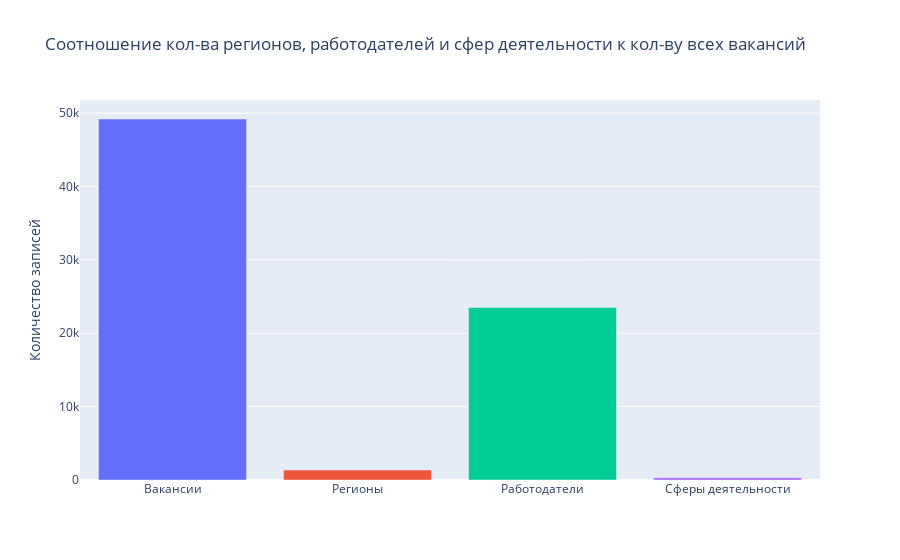

Notebook cell for this chart:
### Markdown cell above
### Выводы по предварительному анализу данных
В целом, предварительный анализ указывает на наличие множества вакансий, разнообразных работодателей,
географических областей и сфер деятельности. Работодателей практически в 2 раза меньше, чем
вакансий. Это говорит о том, что средний работодатель публикует не больше 2 вакансий, либо большое количество
работодателей не имеют вообще опубликованных вакансий. Это следует выяснить в дальнейшем анализе.

### Code cell
answers_list = [answer_3_1.cnt, answer_3_3_1.cnt, answer_3_2.cnt, answer_3_4.cnt]

x = [int(item) for item in answers_list]

fig = px.bar(
    x,
    labels={'value': 'Количество записей'},
    title='Соотношение кол-ва регионов, работодателей и сфер деятельности к кол-ву всех вакансий',
    color=[str(x) for x in range(0, 4)]
)

fig.update_layout(
    showlegend=False,
    xaxis=dict(
        tickmode='array',
        tickvals=list(range(len(answers_list))),
        ticktext=['Вакансии', 'Регионы', 'Работодатели', 'Сферы деятельности'],
        title=''
    )
)

fig.show()

### Figure 1 — Plotly figure (JSON) as saved in the notebook; plotly's stock layout.template omitted (floating-point values rounded to 4 significant figures)
{"data": [{"alignmentgroup": "True", "hovertemplate": "color=0<br>index=%{x}<br>Количество записей=%{y}<extra></extra>", "legendgroup": "0", "marker": {"color": "#636efa", "pattern": {"shape": ""}}, "name": "0", "offsetgroup": "0", "orientation": "v", "showlegend": true, "textposition": "auto", "type": "bar", "x": [0], "xaxis": "x", "y": [49197], "yaxis": "y"}, {"alignmentgroup": "True", "hovertemplate": "color=1<br>index=%{x}<br>Количество записей=%{y}<extra></extra>", "legendgroup": "1", "marker": {"color": "#EF553B", "pattern": {"shape": ""}}, "name": "1", "offsetgroup": "1", "orientation": "v", "showlegend": true, "textposition": "auto", "type": "bar", "x": [1], "xaxis": "x", "y": [1362], "yaxis": "y"}, {"alignmentgroup": "True", "hovertemplate": "color=2<br>index=%{x}<br>Количество записей=%{y}<extra></extra>", "legendgroup": "2", "marker": {"color": "#00cc96", "pattern": {"shape": ""}}, "name": "2", "offsetgroup": "2", "orientation": "v", "showlegend": true, "textposition": "auto", "type": "bar", "x": [2], "xaxis": "x", "y": [23501], "yaxis": "y"}, {"alignmentgroup": "True", "hovertemplate": "color=3<br>index=%{x}<br>Количество записей=%{y}<extra></extra>", "legendgroup": "3", "marker": {"color": "#ab63fa", "pattern": {"shape": ""}}, "name": "3", "offsetgroup": "3", "orientation": "v", "showlegend": true, "textposition": "auto", "type": "bar", "x": [3], "xaxis": "x", "y": [294], "yaxis": "y"}], "layout": {"barmode": "relative", "legend": {"title": {"text": "color"}, "tracegroupgap": 0}, "showlegend": false, "title": {"text": "Соотношение кол-ва регионов, работодателей и сфер деятельности к кол-ву всех вакансий"}, "xaxis": {"anchor": "y", "domain": [0, 1], "tickmode": "array", "ticktext": ["Вакансии", "Регионы", "Работодатели", "Сферы деятельности"], "tickvals": [0, 1, 2, 3], "title": {"text": ""}}, "yaxis": {"anchor": "x", "domain": [0, 1], "title": {"text": "Количество записей"}}}}
